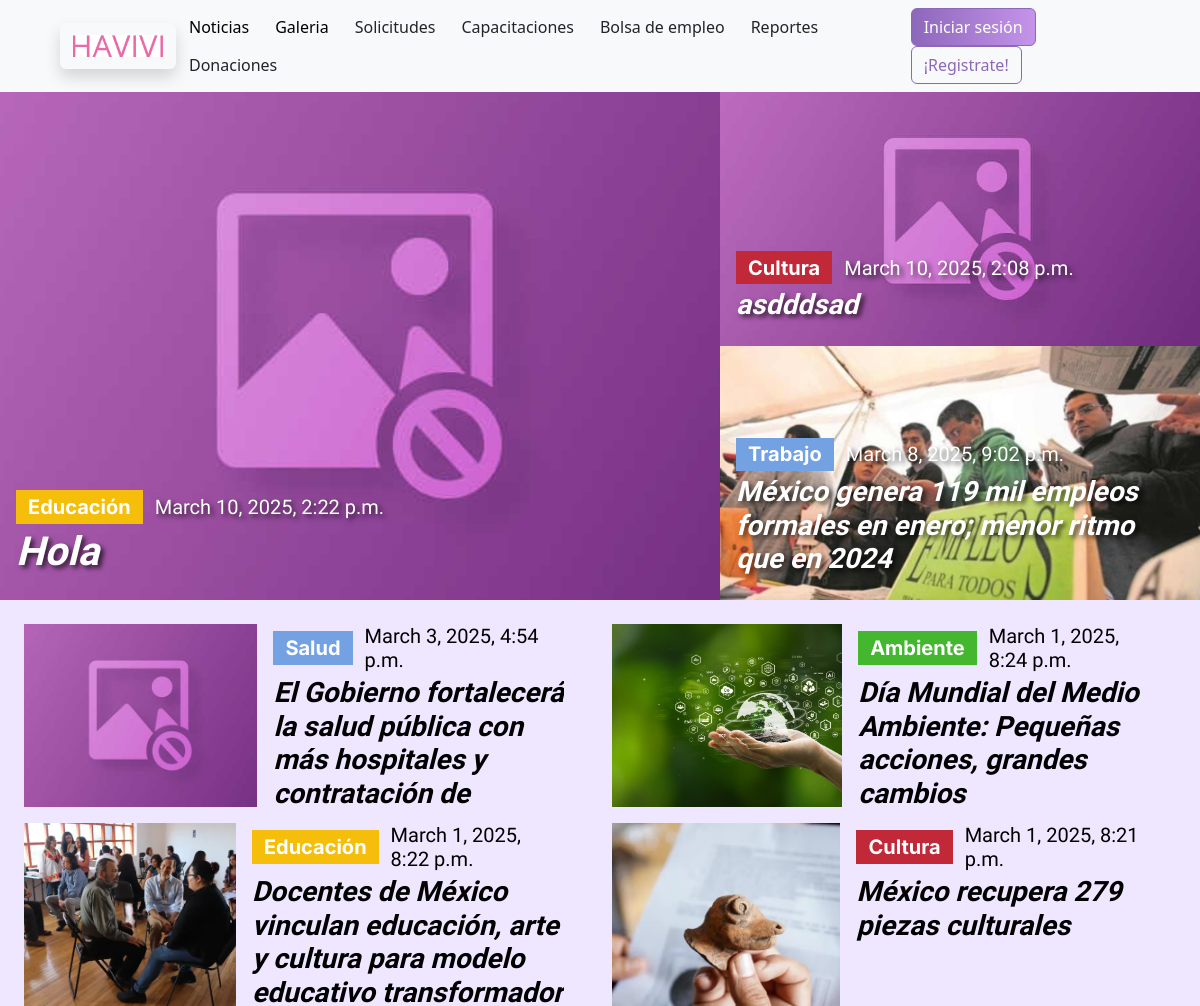
Screenshot of /noticias/ with the database file from the repository.
### news/models.py (models this page shows, shortened)
class Noticia(models.Model):
    titular = models.CharField(max_length=200)
    autor = models.ForeignKey(User, on_delete=models.CASCADE, null=True, blank=True, editable=False)
    cuerpo_noticia = RichTextField(_('Cuerpo Noticia'), null=True, blank=True)
    tipo_noticia = models.ForeignKey(Tipo_Noticia, on_delete=models.CASCADE, null=True, blank=True)
    imagen_principal = models.ImageField(
        default='dummy_img.jpg', upload_to='noticias', help_text="El tamaño de la imagen deberá ser menor a 2MB", blank=True, null=True)
    fecha_creacion = models.DateTimeField(
        _('Fecha de creación'), auto_now_add=True)
    fecha_actualizacion = models.DateTimeField(
        _('Fecha de actualización'), auto_now=True)
    class Meta:
        verbose_name = "Noticia"
        verbose_name_plural = "Noticias"

class Tipo_Noticia(models.Model):
    nombre_tipo = models.CharField(max_length=15)
    class Meta:
        verbose_name = "Tipo de Noticia"
        verbose_name_plural = "Tipos de Noticia"
    def __str__(self):
        return self.nombre_tipo

### news/views.py (the view)
# urls.py: path('noticias/', views.news_view, name="noticias"),
def news_view(request):
    recent_news = Noticia.objects.all().order_by('-fecha_actualizacion')[0:10]
    context = {
        'recent_news': recent_news
    }
    return render(request, 'news.html', context)

### news/templates/news.html (shortened to what this page needs)
{% include 'layouts/navBar.html' %}
{% load static %}
{% block styles %}
<link rel="stylesheet" type="text/css" href="{% static 'css/news.css' %}" />
<link href="https://cdn.jsdelivr.net/npm/bootstrap@5.3.3/dist/css/bootstrap.min.css" rel="stylesheet">
{% endblock %}
{% block content %}
<div class="top-news-container">
    <div class="main-new top-new" onclick="redirect_detail('{{ recent_news.0.id }}')">
        <div class="tnew-text-container">
            <div class="new-info-container">
                <a href="" class="new-type-box {{recent_news.0.tipo_noticia}}">
                    <h5 class="new-type">{{ recent_news.0.tipo_noticia }}</h5>
                </a>
                <h5 class="tnew-date">{{ recent_news.0.fecha_actualizacion }}</h5>
            </div>
            <h1 class="tnew-title">{{ recent_news.0.titular }}</h1>
        </div>
        {% if recent_news.0.imagen_principal %}
        <img src="{{ recent_news.0.imagen_principal.url }}" alt="">
        {% else %}
        <img src="/media/dummy_img.jpg" alt="">
        {% endif %}
    </div>
    <div class="sec-news">
        <div class="sec-new top-new new2" onclick="redirect_detail('{{ recent_news.1.id }}')">
            <div class="tnew-text-container">
                <div class="new-info-container">
                    <a href="" class="new-type-box {{recent_news.1.tipo_noticia}}">
                        <h5 class="new-type">{{ recent_news.1.tipo_noticia }}</h5>
                    </a>
                    <h5 class="tnew-date">{{ recent_news.1.fecha_actualizacion }}</h5>
                </div>
                <h3 class="tnew-title">{{ recent_news.1.titular }}</h3>
            </div>
            <img src="{{ recent_news.1.imagen_principal.url }}" alt="">
        </div>
        <div class="sec-new top-new new3" onclick="redirect_detail('{{ recent_news.2.id }}')">
            <div class="tnew-text-container">
                <div class="new-info-container">
                    <a href="" class="new-type-box {{recent_news.3.tipo_noticia}}">
                        <h5 class="new-type">{{ recent_news.2.tipo_noticia }}</h5>
                    </a>
                    <h5 class="tnew-date">{{ recent_news.2.fecha_actualizacion }}</h5>
                </div>
                <h3 class="tnew-title">{{ recent_news.2.titular }}</h3>
            </div>
            <img src="{{ recent_news.2.imagen_principal.url }}" alt="">
        </div>
    </div>
</div>
<div class="news-container">
    <div class="new-row">
        {% for new in recent_news|slice:"3:" %}
        <div class="new">
            <div class="new-img-container">
                <img src="{{ new.imagen_principal.url }}">
            </div>
            <div class="new-text-container">
                <div class="new-info-container lower-news-info">
                    <a href="" class="new-type-box {{new.tipo_noticia}}">
                        <h5 class="new-type">{{ new.tipo_noticia }}</h5>
                    </a>
                    <h5 class="new-date">{{ new.fecha_actualizacion }}</h5>
                </div>
                <h3 class="new-title"><a href="{% url 'news:n_detail' new.id %}">{{ new.titular }}</a></h3>
            </div>
        </div>
        {% endfor %}
    </div>
</div>
{% endblock %}

### news/static/css/news.css (style rules this page uses)
.top-news-container { display: flex; flex-direction: row; justify-content: center; width: 100%; height: calc(500px + 1dvh); }
.top-news-container img { width: 100%; height: 100%; object-fit: cover; }
.main-new { display: flex; flex-direction: column; justify-content: end; width: 150%; height: 100%; position: relative; background-color: rgb(62, 160, 205); }
.sec-news { display: flex; flex-direction: column; width: 100%; height: 100%; }
.sec-new { display: flex; position: relative; flex-direction: column; justify-content: end; width: 100%; height: 100%; overflow: hidden; }
.new2 { background-color: rgb(62, 205, 107); }
.new3 { background-color: rgb(203, 205, 62); }
.tnew-text-container { position: absolute; margin: 1rem; }
.tnew-date { font-family: "Imprima"; color: white; margin-bottom: 0; text-shadow: 0.2rem 0.2rem 5px rgba(0, 0, 0, 0.7); }
.tnew-title { font-family: "Inria Sans"; font-style: italic; font-weight: bold; color: white; text-overflow: ellipsis; margin-top: 0.25rem; text-shadow: 0.2rem 0.2rem 5px rgba(0, 0, 0, 0.7); }
.new-title { font-family: "Inria Sans"; font-style: italic; font-weight: bold; color: black; text-overflow: ellipsis; margin-top: 0.25rem; }
.new-title a { text-decoration: none !important; color: rgba(0, 0, 0, 1) !important; }
.new-text-container { width: 75%; overflow: hidden; }
.new-info-container { display: flex; align-items: center; width: 100%; }
.lower-news-info { flex-direction: row; }
.new-row { display: flex; flex-wrap: wrap; margin-block: 1.5rem; height: calc(175px + 1dvh); }
.new { display: flex; flex-basis: 45%; margin-inline: 1.5rem; margin-bottom: 1rem; width: 100%; height: 100%; }
.new-img-container { height: 100%; min-width: calc(300px * 1dvw); margin-right: 1rem; }
.new-img-container img { width: 100%; height: 100%; object-fit: cover; }
.new-date { font-family: "Imprima"; color: black; margin-bottom: 0; }
.new-type-box { text-decoration: none; padding-inline: 0.75rem; padding-block: 0.3rem; margin-right: 0.75rem; background-color: #000000; }
.new-type { font-family: "Inter"; font-weight: bold; color: white; margin-bottom: 0; -webkit-touch-callout: none; -webkit-user-select: none; -khtml-user-select: none; -moz-user-select: none; -ms-user-select: none; user-select: none; }
.educación { background-color: #F5BE0B; }
.ambiente { background-color: #43B82E; }
.salud { background-color: #73A1E1; }
.cultura { background-color: #C12838; }

### rows the page displays
Noticia: tipo_noticia.nombre_tipo "Educación", fecha_actualizacion "March 10, 2025, 2:22 p.m.", titular "Hola", imagen_principal (placeholder picture)
Noticia: tipo_noticia.nombre_tipo "Cultura", fecha_actualizacion "March 10, 2025, 2:08 p.m.", titular "asdddsad", imagen_principal (placeholder picture)
Noticia: tipo_noticia.nombre_tipo "Trabajo", fecha_actualizacion "March 8, 2025, 9:02 p.m.", titular "México genera 119 mil empleos formales en enero; menor ritmo que en 2024", imagen_principal (picture)
Noticia: imagen_principal (placeholder picture), tipo_noticia "Salud", fecha_actualizacion "March 3, 2025, 4:54 p.m.", titular "El Gobierno fortalecerá la salud pública con más hospitales y contratación de…"
Noticia: imagen_principal (picture), tipo_noticia "Ambiente", fecha_actualizacion "March 1, 2025, 8:24 p.m.", titular "Día Mundial del Medio Ambiente: Pequeñas acciones, grandes cambios"
Noticia: imagen_principal (picture), tipo_noticia "Educación", fecha_actualizacion "March 1, 2025, 8:22 p.m."
Noticia: imagen_principal (picture), tipo_noticia "Cultura", fecha_actualizacion "March 1, 2025, 8:21 p.m.", titular "México recupera 279 piezas culturales"
